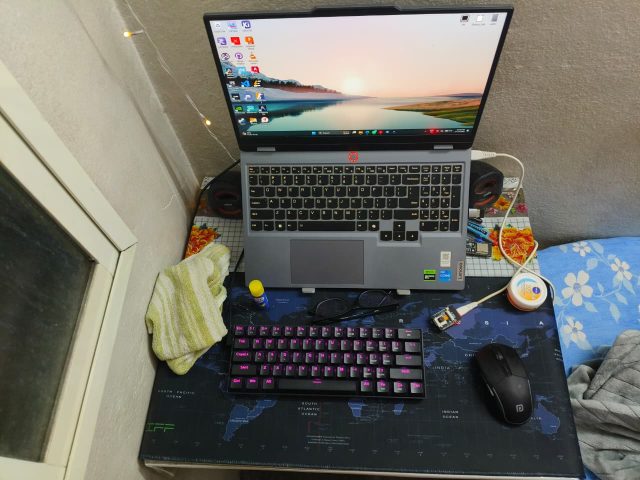
#> input picture images/WhatsApp Image 2026-10-27 at 8.01.57 PM.jpeg, 1280 x 960 px (shown at 1/2 size)
$ python -i evaluate_hybrid.py   (imports and definitions only)
#> lines starting #> are read from the running program, lines starting #| are printed output that depends on the picture; after the words box and inside, x2 and y2 are one past the last pixel; in counts of white or black regions, pixels touching at a corner belong together
#> further down, picture is the input picture: shape (960, 1280, 3); mean B, G, R 102, 109.7, 110.2
import os
import sys
# [2 lines not run here, left out]

import json
import glob
import cv2
import numpy as np
import matplotlib.pyplot as plt
from ai_edge_litert.interpreter import Interpreter

IMAGES_DIR = r"C:\All_Projects\esp32_cam_ai_system\images"
SPLIT_FILE = r"C:\All_Projects\esp32_cam_ai_system\dataset\splits\split_definition.json"
ANNOTATIONS_FILE = r"C:\All_Projects\esp32_cam_ai_system\dataset\annotations\annotations.json"
PLOTS_DIR = r"C:\All_Projects\esp32_cam_ai_system\benchmarks\plots"
SCREENSHOTS_DIR = r"C:\All_Projects\esp32_cam_ai_system\screenshots"
BENCHMARKS_DIR = r"C:\All_Projects\esp32_cam_ai_system\benchmarks\raw"
# [2 lines not run here, left out]

MODEL_PATH = r"C:\All_Projects\esp32_cam_ai_system\models\candidate_models\candidate1_tflite\candidate1_classifier_full_integer_quant.tflite"

CLASSES = ["background", "cream_container", "mouse", "earbuds_case", "glue_stick", "microcontroller_board"]
COLORS = {
    "cream_container": (0, 165, 255),    # Orange
    "mouse": (255, 0, 255),              # Magenta
    "earbuds_case": (255, 255, 0),       # Cyan
    "glue_stick": (0, 255, 255),         # Yellow
    "microcontroller_board": (0, 0, 255),# Red
    "background": (128, 128, 128)
}

# Load TFLite INT8 Interpreter
# [1 line that did not run here, left out]
# [1 line not run here, left out]
# [1 line that did not run here, left out]
# [1 line that did not run here, left out]

# [1 line that did not run here, left out]
# [1 line that did not run here, left out]

# [22 lines left out: function run_tflite_inference, not called in this run]

def classical_cv_propose_rois(img):
    """
    Classical CV Fast Saliency & Color Filter (matches on-device C++ implementation).
    Extracts candidate regions for:
    1. Cyan cluster (earbuds case)
    2. Orange ring / bright circle (cream container)
    3. Yellow cap (glue stick)
    4. Red LED (microcontroller board)
    5. Dark mousepad contrast (mouse)
    """
    h_img, w_img = img.shape[:2]
#> h_img = 960; w_img = 1280
    hsv = cv2.cvtColor(img, cv2.COLOR_BGR2HSV)
#> hsv: shape (960, 1280, 3); mean H, S, V 55.9, 52.2, 117.5
    proposals = []

    # 1. Cyan
    mask_c = cv2.inRange(hsv, (75, 40, 70), (105, 255, 255))
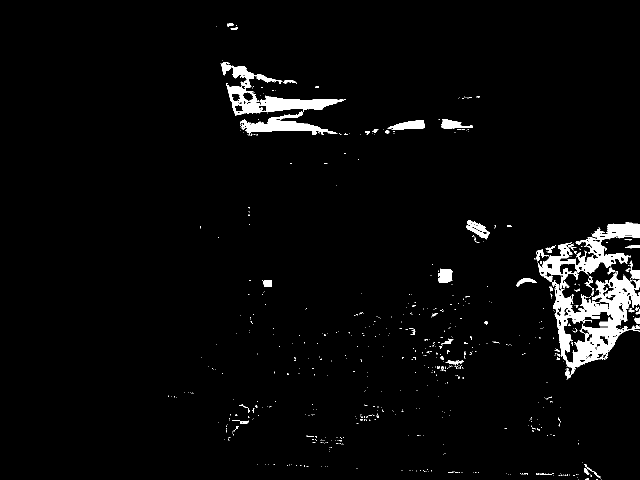
#> mask_c: shape (960, 1280) (shown at 1/2 size); 3.2% white; 690 white regions (636 under 20 px)
    conts_c, _ = cv2.findContours(mask_c, cv2.RETR_EXTERNAL, cv2.CHAIN_APPROX_SIMPLE)
#> conts_c = 677 contours, 641 with area under 20; largest, box (x1, y1, x2, y2) and area: (1104, 542, 1280, 759) 18068, (452, 167, 692, 263) 8289, (1076, 444, 1280, 577) 7848, (441, 124, 565, 177) 1390, (775, 240, 850, 259) 838
    for c in conts_c:
        if 800 < cv2.contourArea(c) < 30000:
            x, y, w, h = cv2.boundingRect(c)
            proposals.append((x, y, w, h, "cyan_saliency"))
#> this loop made 677 passes
#> (x, y, w, h) on passes 550, 595, 596, 646, 668, 672: (1104, 542, 176, 217), (1076, 444, 204, 133), (932, 440, 47, 39), (775, 240, 75, 19), (452, 167, 240, 96), (441, 124, 124, 53)
#> c on passes 1, 2, 4, 6, 8, 9: [[1156, 959]], [[1203, 958]], [[1201, 956]], [[1155, 955]], [[1130, 950], [1132, 950]], [[1127, 950], [1128, 950]]
#> after the loop, proposals = [(1104, 542, 176, 217, 'cyan_saliency'), (1076, 444, 204, 133, 'cyan_saliency'), (932, 440, 47, 39, 'cyan_saliency'), (775, 240, 75, 19, 'cyan_saliency'), (452, 167, 240, 96, 'cyan_saliency'), (441, 124, 124, 53, 'cyan_saliency')]

    # 2. Orange / cream
    mask_o = cv2.inRange(hsv, (8, 85, 120), (25, 255, 255))
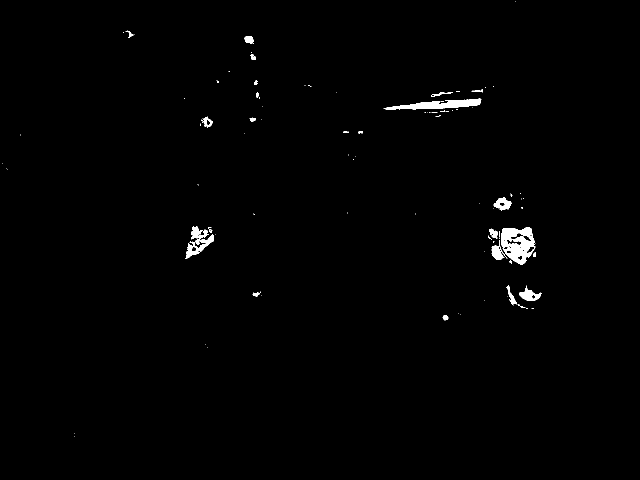
#> mask_o: shape (960, 1280) (shown at 1/2 size); 0.84% white; 104 white regions (76 under 20 px)
    conts_o, _ = cv2.findContours(mask_o, cv2.RETR_EXTERNAL, cv2.CHAIN_APPROX_SIMPLE)
#> conts_o = 104 contours, 82 with area under 20; largest, box (x1, y1, x2, y2) and area: (1002, 455, 1071, 529) 3684, (767, 197, 963, 220) 1882, (370, 468, 428, 518) 786, (1039, 571, 1083, 602) 603, (987, 394, 1023, 421) 538
    for c in conts_o:
        if 400 < cv2.contourArea(c) < 15000:
            x, y, w, h = cv2.boundingRect(c)
            if 0.5 < w/float(h) < 2.0:
                proposals.append((x, y, w, h, "orange_saliency"))
#> this loop made 104 passes
#> (x, y, w, h) on passes 17, 22, 28, 33, 35, 45, 78: (1039, 571, 44, 31), (983, 490, 26, 30), (370, 468, 58, 50), (1002, 455, 69, 74), (382, 453, 36, 37), (987, 394, 36, 27), (767, 197, 196, 23)
#> c on passes 1, 2, 3, 4, 6, 7: [[148, 872]], [[149, 866]], [[414, 695]], [[410, 688]], [[920, 628]], [[917, 627]]
#> after the loop, proposals = 12 items

    # 3. Yellow
    mask_y = cv2.inRange(hsv, (20, 80, 90), (35, 255, 255))
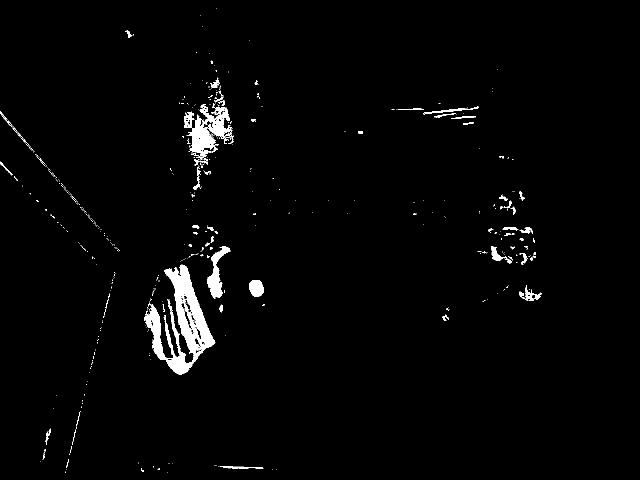
#> mask_y: shape (960, 1280) (shown at 1/2 size); 2% white; 452 white regions (384 under 20 px)
    conts_y, _ = cv2.findContours(mask_y, cv2.RETR_EXTERNAL, cv2.CHAIN_APPROX_SIMPLE)
#> conts_y = 447 contours, 404 with area under 20; largest, box (x1, y1, x2, y2) and area: (289, 529, 431, 749) 11486, (373, 208, 465, 331) 3996, (414, 492, 461, 597) 1636, (498, 560, 528, 594) 745, (983, 492, 1024, 528) 358
    for c in conts_y:
        if 300 < cv2.contourArea(c) < 10000:
            x, y, w, h = cv2.boundingRect(c)
            proposals.append((x, y, w, h, "yellow_saliency"))
#> this loop made 447 passes
#> (x, y, w, h) on passes 114, 118, 172, 173, 382, 399: (1050, 570, 33, 32), (498, 560, 30, 34), (983, 492, 41, 36), (414, 492, 47, 105), (368, 223, 21, 33), (373, 208, 92, 123)
#> c on passes 1 to 6: [[335, 945]], [[131, 943], [131, 945]], [[552, 939]], [[545, 938]], [[132, 938]], [[461, 937]]
#> after the loop, proposals = 18 items

    # 4. Red LED / Board
    mask_r = cv2.inRange(hsv, (0, 120, 150), (10, 255, 255)) | cv2.inRange(hsv, (170, 120, 150), (180, 255, 255))
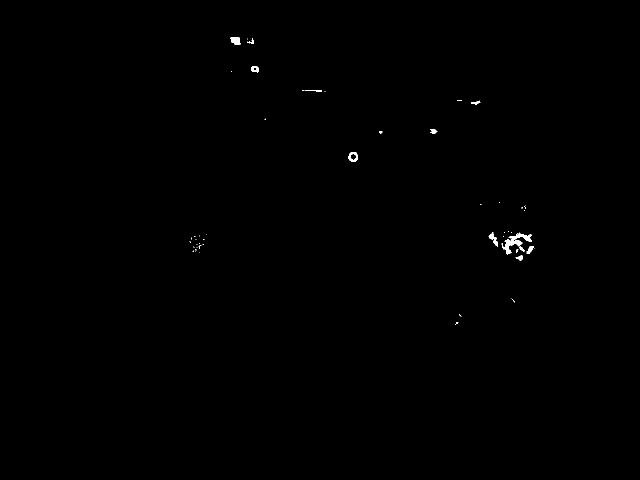
#> mask_r: shape (960, 1280) (shown at 1/2 size); 0.18% white; 59 white regions (47 under 20 px)
    conts_r, _ = cv2.findContours(mask_r, cv2.RETR_EXTERNAL, cv2.CHAIN_APPROX_SIMPLE)
#> conts_r = 59 contours, 48 with area under 20; largest, box (x1, y1, x2, y2) and area: (1003, 465, 1064, 509) 714, (697, 304, 716, 324) 269, (461, 74, 481, 89) 211, (977, 464, 996, 492) 152, (502, 133, 518, 146) 134
    for c in conts_r:
        if 50 < cv2.contourArea(c) < 2500:
            x, y, w, h = cv2.boundingRect(c)
            # Expand slightly around LED to encompass the board
            pad = 25
            x = max(0, x - pad)
            y = max(0, y - pad)
            w = min(w_img - x, w + 2*pad)
            h = min(h_img - y, h + 2*pad)
            proposals.append((x, y, w, h, "red_board_saliency"))
#> this loop made 59 passes
#> (x, y, w, h) on passes 4, 17, 33, 36, 44, 46, 48, 54, 59: (1006, 486, 65, 61), (1028, 467, 65, 66), (978, 440, 111, 94), (952, 439, 69, 78), (672, 279, 69, 70), (835, 233, 65, 59), (917, 176, 69, 59), (477, 108, 66, 63), (436, 49, 70, 65)
#> c on passes 5 to 10: [[398, 504]], [[1052, 503]], [[390, 503]], [[391, 501], [392, 501]], [[387, 501], [386, 502], [385, 502], [387, 502]], [[1037, 498]]
#> after the loop, proposals = 27 items

    # Remove heavily overlapping proposal boxes (Simple NMS)
    clean_proposals = []
    for p in proposals:
        px, py, pw, ph, ptype = p
        overlap = False
        for c in clean_proposals:
            cx, cy, cw, ch, _ = c
            # Compute IoU
            ix1 = max(px, cx)
            iy1 = max(py, cy)
            ix2 = min(px+pw, cx+cw)
            iy2 = min(py+ph, cy+ch)
            iw = max(0, ix2 - ix1)
            ih = max(0, iy2 - iy1)
            inter = iw * ih
            union = pw * ph + cw * ch - inter
            if union > 0 and (inter / union) > 0.4:
                overlap = True
                break
        if not overlap:
            clean_proposals.append(p)
#> this loop made 27 passes
#> after the loop, clean_proposals = 22 items

    return clean_proposals

# [201 lines left out: functions compute_iou, evaluate_hybrid_system, not called in this run]

# [2 lines not run here, left out]

>>> import cv2
>>> picture = cv2.imread('../../images/WhatsApp Image 2026-10-27 at 8.01.57 PM.jpeg')
>>> result = classical_cv_propose_rois(picture)
#> result = 22 items

$ run again, on images/WhatsApp Image 2026-10-27 at 8.02.00 PM.jpeg
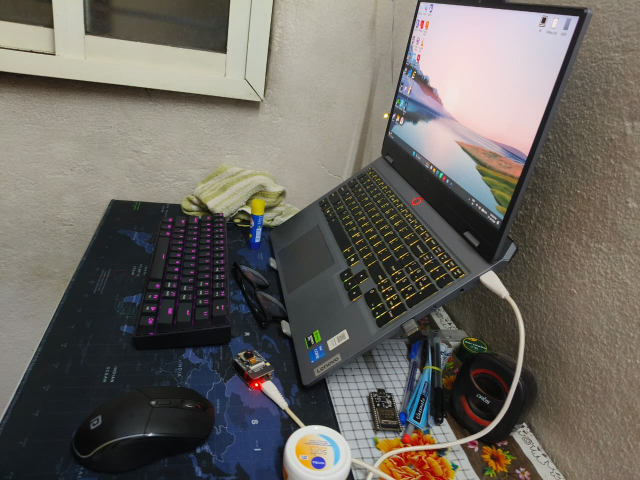
#> input picture images/WhatsApp Image 2026-10-27 at 8.02.00 PM.jpeg, 1280 x 960 px (shown at 1/2 size)
#> picture is the input picture: shape (960, 1280, 3); mean B, G, R 96.7, 102.8, 106.7
#> hsv: shape (960, 1280, 3); mean H, S, V 54.3, 51.7, 111.5
#> in classical_cv_propose_rois, `mask_c = cv2.inRange(hsv, (75, 40, 70), (105, 255, 255))`:
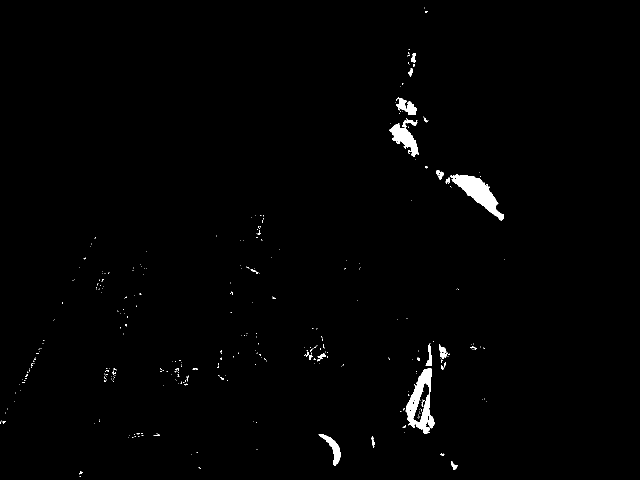
#> mask_c: shape (960, 1280) (shown at 1/2 size); 1.1% white; 360 white regions (331 under 20 px)
#> conts_c = 343 contours, 326 with area under 20; largest, box (x1, y1, x2, y2) and area: (811, 737, 870, 868) 4230, (900, 348, 1008, 441) 3305, (778, 237, 838, 314) 1724, (637, 868, 681, 931) 768, (792, 195, 834, 230) 621
#> the loop in classical_cv_propose_rois, `for c in conts_c:` made 343 passes
#> (x, y, w, h) on passes 108, 317, 324: (811, 737, 59, 131), (900, 348, 108, 93), (778, 237, 60, 77)
#> after the loop in classical_cv_propose_rois, `for c in conts_c:`: proposals = [(811, 737, 59, 131, 'cyan_saliency'), (900, 348, 108, 93, 'cyan_saliency'), (778, 237, 60, 77, 'cyan_saliency')]
#> mask_o: shape (960, 1280); 1.2% white; 181 white regions (134 under 20 px)
#> conts_o = 181 contours, 154 with area under 20; largest, box (x1, y1, x2, y2) and area: (756, 910, 844, 960) 2424, (917, 285, 1045, 357) 2235, (813, 900, 908, 960) 2216, (591, 873, 653, 942) 1834, (963, 893, 1022, 945) 1620
#> the loop in classical_cv_propose_rois, `for c in conts_o:` made 181 passes
#> (x, y, w, h) on passes 20, 25, 31, 36, 37, 39, 173, 175: (756, 910, 88, 50), (813, 900, 95, 60), (963, 893, 59, 52), (752, 874, 58, 34), (591, 873, 62, 69), (836, 861, 36, 31), (958, 332, 78, 36), (917, 285, 128, 72)
#> after the loop in classical_cv_propose_rois, `for c in conts_o:`: proposals = 10 items
#> mask_y: shape (960, 1280); 1.2% white; 319 white regions (207 under 20 px)
#> conts_y = 317 contours, 248 with area under 20; largest, box (x1, y1, x2, y2) and area: (480, 380, 570, 431) 2096, (590, 873, 648, 942) 1552, (384, 348, 510, 410) 832, (751, 874, 806, 908) 756, (953, 324, 1035, 370) 638
#> the loop in classical_cv_propose_rois, `for c in conts_y:` made 317 passes
#> (x, y, w, h) on passes 34, 54, 55, 264, 276, 281, 290, 297: (885, 913, 27, 47), (751, 874, 55, 34), (590, 873, 58, 69), (364, 393, 28, 29), (480, 380, 90, 51), (983, 376, 46, 25), (965, 353, 50, 24), (384, 348, 126, 62)
#> after the loop in classical_cv_propose_rois, `for c in conts_y:`: proposals = 20 items
#> in classical_cv_propose_rois, `mask_r = cv2.inRange(hsv, (0, 120, 150), (10, 255, 255)) | cv2.inRange..`:
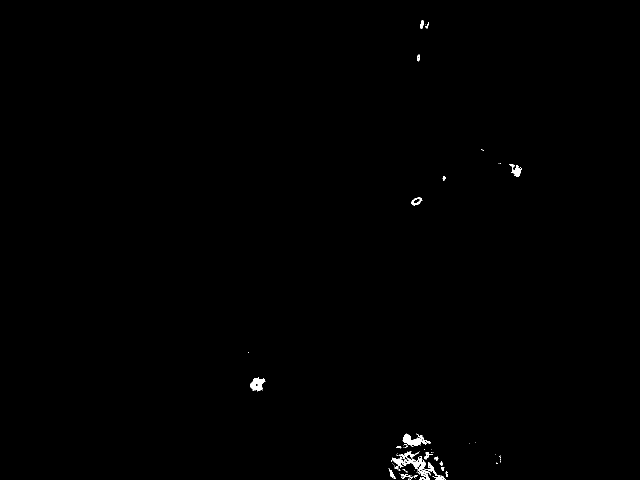
#> mask_r: shape (960, 1280) (shown at 1/2 size); 0.31% white; 70 white regions (52 under 20 px)
#> conts_r = 70 contours, 54 with area under 20; largest, box (x1, y1, x2, y2) and area: (782, 904, 892, 960) 1251, (805, 867, 862, 893) 578, (500, 755, 531, 783) 483, (1019, 328, 1044, 354) 240, (823, 395, 845, 411) 208
#> the loop in classical_cv_propose_rois, `for c in conts_r:` made 70 passes
#> (x, y, w, h) on passes 22, 42, 44, 57, 58, 60, 63, 70: (752, 912, 65, 48), (823, 879, 68, 65), (757, 879, 160, 81), (780, 842, 107, 76), (475, 730, 81, 78), (798, 370, 72, 66), (994, 303, 75, 76), (816, 16, 57, 67)
#> after the loop in classical_cv_propose_rois, `for c in conts_r:`: proposals = 28 items
#> the loop in classical_cv_propose_rois, `for p in proposals:` made 28 passes
#> after the loop in classical_cv_propose_rois, `for p in proposals:`: clean_proposals = 23 items
